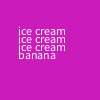
Frame 1 (no input)
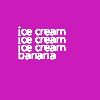
Frame 60 (the mouse pressed at the canvas centre just before this capture)
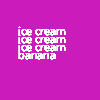
Frame 120 (the mouse held since frame 60 and released just before this capture)

The Processing sketch that drew these frames (run headless with seeded random() and noise(); from frame 60 on, the mouse is pressed at the canvas centre):

// Processing sketch: bannana_split
// ── bannana_split.pde
  String i=("ice cream");
  String b=("banana");
void setup(){
  background(#CB1BBA);
}
void draw(){
 text(i,18,35);
 text(i,18,43);
 text(i,18,51);
 text(b,18,59);
 
}
